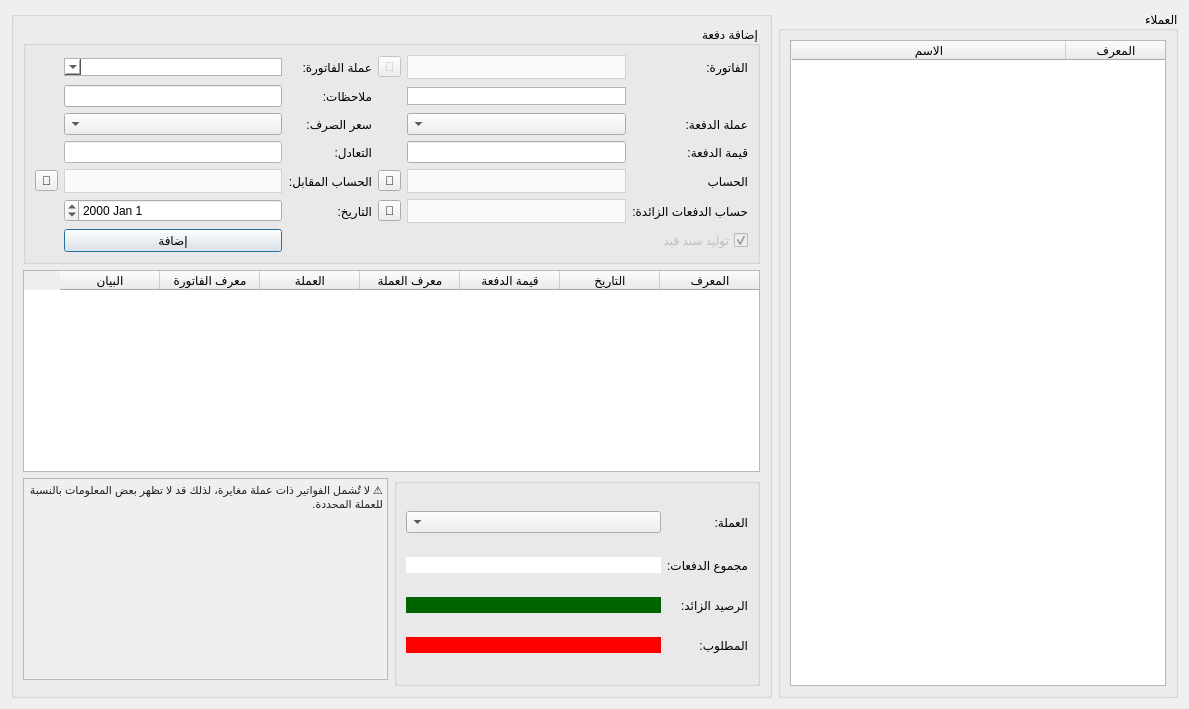
<?xml version="1.0" encoding="UTF-8"?>
<ui version="4.0">
 <class>Payments</class>
 <widget class="QDialog" name="Payments">
  <property name="windowModality">
   <enum>Qt::WindowModal</enum>
  </property>
  <property name="geometry">
   <rect>
    <x>0</x>
    <y>0</y>
    <width>1189</width>
    <height>709</height>
   </rect>
  </property>
  <property name="minimumSize">
   <size>
    <width>0</width>
    <height>0</height>
   </size>
  </property>
  <property name="windowTitle">
   <string>الدفعات</string>
  </property>
  <property name="windowIcon">
   <iconset>
    <normaloff>graphics/icon.xpm</normaloff>graphics/icon.xpm</iconset>
  </property>
  <property name="layoutDirection">
   <enum>Qt::RightToLeft</enum>
  </property>
  <property name="modal">
   <bool>true</bool>
  </property>
  <layout class="QGridLayout" name="gridLayout_5">
   <item row="0" column="0">
    <widget class="QGroupBox" name="groupBox_2">
     <property name="minimumSize">
      <size>
       <width>320</width>
       <height>0</height>
      </size>
     </property>
     <property name="maximumSize">
      <size>
       <width>400</width>
       <height>16777215</height>
      </size>
     </property>
     <property name="title">
      <string>العملاء</string>
     </property>
     <layout class="QGridLayout" name="gridLayout_3">
      <item row="0" column="0">
       <widget class="QTableWidget" name="clients_table">
        <property name="editTriggers">
         <set>QAbstractItemView::NoEditTriggers</set>
        </property>
        <property name="alternatingRowColors">
         <bool>true</bool>
        </property>
        <property name="selectionMode">
         <enum>QAbstractItemView::SingleSelection</enum>
        </property>
        <property name="selectionBehavior">
         <enum>QAbstractItemView::SelectRows</enum>
        </property>
        <attribute name="horizontalHeaderVisible">
         <bool>true</bool>
        </attribute>
        <attribute name="horizontalHeaderHighlightSections">
         <bool>true</bool>
        </attribute>
        <attribute name="horizontalHeaderStretchLastSection">
         <bool>true</bool>
        </attribute>
        <attribute name="verticalHeaderVisible">
         <bool>false</bool>
        </attribute>
        <column>
         <property name="text">
          <string>المعرف</string>
         </property>
        </column>
        <column>
         <property name="text">
          <string>الاسم</string>
         </property>
        </column>
       </widget>
      </item>
     </layout>
    </widget>
   </item>
   <item row="0" column="1">
    <widget class="QGroupBox" name="groupBox_3">
     <property name="title">
      <string/>
     </property>
     <layout class="QGridLayout" name="gridLayout_4">
      <item row="3" column="0" colspan="2">
       <widget class="QTableWidget" name="payments_table">
        <property name="editTriggers">
         <set>QAbstractItemView::NoEditTriggers</set>
        </property>
        <property name="selectionMode">
         <enum>QAbstractItemView::SingleSelection</enum>
        </property>
        <property name="selectionBehavior">
         <enum>QAbstractItemView::SelectRows</enum>
        </property>
        <property name="verticalScrollMode">
         <enum>QAbstractItemView::ScrollPerPixel</enum>
        </property>
        <property name="horizontalScrollMode">
         <enum>QAbstractItemView::ScrollPerPixel</enum>
        </property>
        <attribute name="horizontalHeaderVisible">
         <bool>true</bool>
        </attribute>
        <attribute name="verticalHeaderVisible">
         <bool>false</bool>
        </attribute>
        <column>
         <property name="text">
          <string>المعرف</string>
         </property>
        </column>
        <column>
         <property name="text">
          <string>التاريخ</string>
         </property>
        </column>
        <column>
         <property name="text">
          <string>قيمة الدفعة</string>
         </property>
        </column>
        <column>
         <property name="text">
          <string>معرف العملة</string>
         </property>
        </column>
        <column>
         <property name="text">
          <string>العملة</string>
         </property>
        </column>
        <column>
         <property name="text">
          <string>معرف الفاتورة</string>
         </property>
        </column>
        <column>
         <property name="text">
          <string>البيان</string>
         </property>
        </column>
       </widget>
      </item>
      <item row="0" column="0" colspan="2">
       <widget class="QGroupBox" name="groupBox">
        <property name="layoutDirection">
         <enum>Qt::RightToLeft</enum>
        </property>
        <property name="title">
         <string>إضافة دفعة</string>
        </property>
        <layout class="QGridLayout" name="gridLayout">
         <item row="4" column="2">
          <widget class="QToolButton" name="select_account_btn">
           <property name="text">
            <string>🔎</string>
           </property>
          </widget>
         </item>
         <item row="4" column="1">
          <widget class="QComboBox" name="account_combobox">
           <property name="enabled">
            <bool>false</bool>
           </property>
           <property name="styleSheet">
            <string notr="true">QComboBox {
        background-color: #fafafa;
        border: 1px solid lightgrey;		
		height: 22px;
		color: black;
    }
    QComboBox::drop-down {
        border: none;
    }</string>
           </property>
          </widget>
         </item>
         <item row="4" column="4">
          <widget class="QComboBox" name="opposite_account_combobox">
           <property name="enabled">
            <bool>false</bool>
           </property>
           <property name="styleSheet">
            <string notr="true">QComboBox {
        background-color: #fafafa;
        border: 1px solid lightgrey;		
		height: 22px;
		color: black;
    }
    QComboBox::drop-down {
        border: none;
    }</string>
           </property>
          </widget>
         </item>
         <item row="2" column="0">
          <widget class="QLabel" name="label_26">
           <property name="maximumSize">
            <size>
             <width>16777215</width>
             <height>16777215</height>
            </size>
           </property>
           <property name="text">
            <string>عملة الدفعة:</string>
           </property>
          </widget>
         </item>
         <item row="0" column="4">
          <widget class="QComboBox" name="invoice_currency_combobox">
           <property name="enabled">
            <bool>false</bool>
           </property>
           <property name="styleSheet">
            <string notr="true">background-color:white;
color:black;
border: 1px solid #b3b3b3</string>
           </property>
          </widget>
         </item>
         <item row="4" column="3">
          <widget class="QLabel" name="label_2">
           <property name="text">
            <string>الحساب المقابل:</string>
           </property>
          </widget>
         </item>
         <item row="5" column="2">
          <widget class="QToolButton" name="select_client_extra_account_btn">
           <property name="text">
            <string>🔎</string>
           </property>
          </widget>
         </item>
         <item row="4" column="5">
          <widget class="QToolButton" name="select_opposite_account_btn">
           <property name="text">
            <string>🔎</string>
           </property>
          </widget>
         </item>
         <item row="0" column="2">
          <widget class="QToolButton" name="select_invoice_btn">
           <property name="enabled">
            <bool>false</bool>
           </property>
           <property name="text">
            <string>🔎</string>
           </property>
          </widget>
         </item>
         <item row="2" column="1">
          <widget class="QComboBox" name="payment_currency_combobox"/>
         </item>
         <item row="5" column="1">
          <widget class="QComboBox" name="client_extra_account_combobox">
           <property name="styleSheet">
            <string notr="true">QComboBox {
        background-color: #fafafa;
        border: 1px solid lightgrey;		
		height: 22px;
		color: black;
    }
    QComboBox::drop-down {
        border: none;
    }</string>
           </property>
          </widget>
         </item>
         <item row="1" column="3">
          <widget class="QLabel" name="label_12">
           <property name="maximumSize">
            <size>
             <width>100</width>
             <height>16777215</height>
            </size>
           </property>
           <property name="text">
            <string>ملاحظات:</string>
           </property>
          </widget>
         </item>
         <item row="0" column="1">
          <widget class="QComboBox" name="invoices_combobox">
           <property name="enabled">
            <bool>false</bool>
           </property>
           <property name="minimumSize">
            <size>
             <width>0</width>
             <height>0</height>
            </size>
           </property>
           <property name="maximumSize">
            <size>
             <width>16777215</width>
             <height>16777215</height>
            </size>
           </property>
           <property name="styleSheet">
            <string notr="true">QComboBox {
        background-color: #fafafa;
        border: 1px solid lightgrey;		
		height: 22px;
		color: black;
    }
    QComboBox::drop-down {
        border: none;
    }</string>
           </property>
          </widget>
         </item>
         <item row="1" column="1">
          <widget class="QLineEdit" name="invoice_info_input">
           <property name="enabled">
            <bool>false</bool>
           </property>
           <property name="styleSheet">
            <string notr="true">background-color:white;
color:black;
border: 1px solid #b3b3b3;
</string>
           </property>
           <property name="text">
            <string/>
           </property>
           <property name="alignment">
            <set>Qt::AlignCenter</set>
           </property>
          </widget>
         </item>
         <item row="2" column="4">
          <widget class="QComboBox" name="exchange_combobox"/>
         </item>
         <item row="5" column="4">
          <widget class="QDateEdit" name="payment_date_input"/>
         </item>
         <item row="0" column="0">
          <widget class="QLabel" name="label_6">
           <property name="maximumSize">
            <size>
             <width>60</width>
             <height>16777215</height>
            </size>
           </property>
           <property name="text">
            <string>الفاتورة:</string>
           </property>
          </widget>
         </item>
         <item row="1" column="4">
          <widget class="QLineEdit" name="notes_input"/>
         </item>
         <item row="3" column="1">
          <widget class="QLineEdit" name="payment_input"/>
         </item>
         <item row="5" column="0">
          <widget class="QLabel" name="label_3">
           <property name="text">
            <string>حساب الدفعات الزائدة:</string>
           </property>
          </widget>
         </item>
         <item row="3" column="0">
          <widget class="QLabel" name="label_5">
           <property name="maximumSize">
            <size>
             <width>100</width>
             <height>16777215</height>
            </size>
           </property>
           <property name="text">
            <string>قيمة الدفعة:</string>
           </property>
          </widget>
         </item>
         <item row="2" column="3">
          <widget class="QLabel" name="label_4">
           <property name="maximumSize">
            <size>
             <width>100</width>
             <height>16777215</height>
            </size>
           </property>
           <property name="text">
            <string>سعر الصرف:</string>
           </property>
          </widget>
         </item>
         <item row="3" column="3">
          <widget class="QLabel" name="label_7">
           <property name="maximumSize">
            <size>
             <width>100</width>
             <height>16777215</height>
            </size>
           </property>
           <property name="text">
            <string>التعادل:</string>
           </property>
          </widget>
         </item>
         <item row="3" column="4">
          <widget class="QLineEdit" name="equilivance_input">
           <property name="enabled">
            <bool>false</bool>
           </property>
           <property name="styleSheet">
            <string notr="true">background-color:white;
color:black;</string>
           </property>
          </widget>
         </item>
         <item row="0" column="3">
          <widget class="QLabel" name="label_25">
           <property name="maximumSize">
            <size>
             <width>16777215</width>
             <height>16777215</height>
            </size>
           </property>
           <property name="text">
            <string>عملة الفاتورة:</string>
           </property>
          </widget>
         </item>
         <item row="4" column="0">
          <widget class="QLabel" name="label">
           <property name="text">
            <string>الحساب</string>
           </property>
          </widget>
         </item>
         <item row="5" column="3">
          <widget class="QLabel" name="label_13">
           <property name="maximumSize">
            <size>
             <width>100</width>
             <height>16777215</height>
            </size>
           </property>
           <property name="text">
            <string>التاريخ:</string>
           </property>
          </widget>
         </item>
         <item row="7" column="4">
          <widget class="QPushButton" name="add_btn">
           <property name="minimumSize">
            <size>
             <width>50</width>
             <height>0</height>
            </size>
           </property>
           <property name="maximumSize">
            <size>
             <width>16777215</width>
             <height>16777215</height>
            </size>
           </property>
           <property name="text">
            <string>إضافة</string>
           </property>
          </widget>
         </item>
         <item row="7" column="0">
          <widget class="QCheckBox" name="add_journal_entry_checkbox">
           <property name="enabled">
            <bool>false</bool>
           </property>
           <property name="text">
            <string>توليد سند قيد</string>
           </property>
           <property name="checked">
            <bool>true</bool>
           </property>
          </widget>
         </item>
        </layout>
       </widget>
      </item>
      <item row="4" column="0" rowspan="2">
       <widget class="QGroupBox" name="groupBox_4">
        <property name="title">
         <string/>
        </property>
        <layout class="QGridLayout" name="gridLayout_2">
         <item row="0" column="0">
          <widget class="QLabel" name="label_27">
           <property name="maximumSize">
            <size>
             <width>16777215</width>
             <height>16777215</height>
            </size>
           </property>
           <property name="text">
            <string>العملة:</string>
           </property>
          </widget>
         </item>
         <item row="5" column="0">
          <widget class="QLabel" name="label_11">
           <property name="maximumSize">
            <size>
             <width>100</width>
             <height>16777215</height>
            </size>
           </property>
           <property name="text">
            <string>المطلوب:</string>
           </property>
          </widget>
         </item>
         <item row="0" column="1">
          <widget class="QComboBox" name="client_summary_currency_combobox"/>
         </item>
         <item row="2" column="0">
          <widget class="QLabel" name="label_9">
           <property name="maximumSize">
            <size>
             <width>16777215</width>
             <height>16777215</height>
            </size>
           </property>
           <property name="text">
            <string>مجموع الدفعات:</string>
           </property>
          </widget>
         </item>
         <item row="4" column="0">
          <widget class="QLabel" name="label_10">
           <property name="maximumSize">
            <size>
             <width>100</width>
             <height>16777215</height>
            </size>
           </property>
           <property name="text">
            <string>الرصيد الزائد:</string>
           </property>
          </widget>
         </item>
         <item row="2" column="1">
          <widget class="QLineEdit" name="client_payments_sum_input">
           <property name="enabled">
            <bool>false</bool>
           </property>
           <property name="styleSheet">
            <string notr="true">color:black;
background-color:white;
border: black solid 1px;</string>
           </property>
          </widget>
         </item>
         <item row="5" column="1">
          <widget class="QLineEdit" name="client_required_payments_sum_input">
           <property name="enabled">
            <bool>false</bool>
           </property>
           <property name="styleSheet">
            <string notr="true">color:white;
background-color: red;
border: black solid 1px;</string>
           </property>
           <property name="text">
            <string/>
           </property>
          </widget>
         </item>
         <item row="4" column="1">
          <widget class="QLineEdit" name="client_extra_payments_sum_input">
           <property name="enabled">
            <bool>false</bool>
           </property>
           <property name="styleSheet">
            <string notr="true">color:white;
background-color:darkgreen;
border: black solid 1px;</string>
           </property>
          </widget>
         </item>
        </layout>
       </widget>
      </item>
      <item row="4" column="1">
       <widget class="QTextEdit" name="textEdit">
        <property name="enabled">
         <bool>false</bool>
        </property>
        <property name="html">
         <string>&lt;!DOCTYPE HTML PUBLIC &quot;-//W3C//DTD HTML 4.0//EN&quot; &quot;http://www.w3.org/TR/REC-html40/strict.dtd&quot;&gt;
&lt;html&gt;&lt;head&gt;&lt;meta name=&quot;qrichtext&quot; content=&quot;1&quot; /&gt;&lt;style type=&quot;text/css&quot;&gt;
p, li { white-space: pre-wrap; }
&lt;/style&gt;&lt;/head&gt;&lt;body style=&quot; font-family:'MS Shell Dlg 2'; font-size:7.8pt; font-weight:400; font-style:normal;&quot;&gt;
&lt;p dir='rtl' style=&quot; margin-top:0px; margin-bottom:0px; margin-left:0px; margin-right:0px; -qt-block-indent:0; text-indent:0px;&quot;&gt;&lt;span style=&quot; font-family:'ui-sans-serif','system-ui','-apple-system','BlinkMacSystemFont','Segoe UI','Roboto','Helvetica Neue','Arial','Noto Sans','sans-serif','Apple Color Emoji','Segoe UI Emoji','Segoe UI Symbol','Noto Color Emoji'; font-size:8pt; color:rgba(0,0,0,0.866667);&quot;&gt;⚠️ لا تٌشمل الفواتير ذات عملة مغايرة، لذلك قد لا تظهر بعض المعلومات بالنسبة للعملة المحددة.&lt;/span&gt;&lt;/p&gt;&lt;/body&gt;&lt;/html&gt;</string>
        </property>
       </widget>
      </item>
     </layout>
    </widget>
   </item>
  </layout>
 </widget>
 <resources/>
 <connections/>
</ui>
